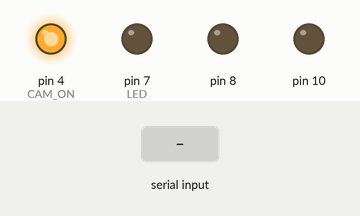
This sketch was run on a simulated Arduino Uno, built with avr-gcc and run on an emulated ATmega328P. On the bench: output pins drawn as LEDs (lit = HIGH). Dashed ring = blinking. The inputs (shaded band) are chosen by the test bench. Storage starts empty; what the sketch prints to the serial monitor is not drawn.

Above: at 8.8 s.
8.9 s: "!\n" received over the second serial link
At 9.41 s:
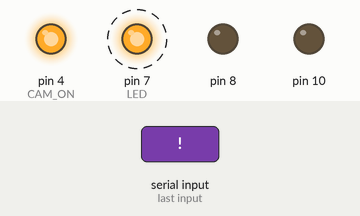
11.9 s: "S90\n" received over the second serial link
At 14.4 s:
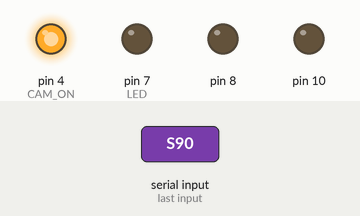
Timing chart, 0 to 15.9 s (numbered marks = the images above; inputs shaded):
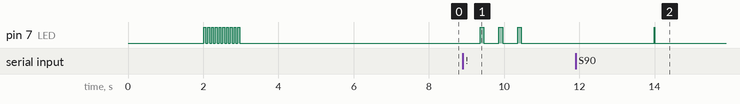

Measured:
- after the input at 8.9 s, pin 7 (LED): alternates HIGH for 0.10 s and LOW for 0.40 s, 6 changes in all, then stays LOW, starting after 0.46 s
- after the input at 11.9 s, pin 7 (LED): LOW → HIGH after 2.1 s, → LOW 0.01 s later

The sketch:

TaskCam_VC0706_Firmware.ino
```cpp
#include <SoftwareSerial.h>
#include <SPI.h>
#include <SD.h>

//#define DEBUG

// Pins
#define CAM_ON 4
#define ARDUINO_TX 2
#define ARDUINO_RX 3
#define LED 7

// Camera registers
#define VC0706_RESET  0x26
#define VC0706_GEN_VERSION 0x11
#define VC0706_SET_PORT 0x24
#define VC0706_READ_FBUF 0x32
#define VC0706_GET_FBUF_LEN 0x34
#define VC0706_FBUF_CTRL 0x36
#define VC0706_DOWNSIZE_CTRL 0x54
#define VC0706_DOWNSIZE_STATUS 0x55
#define VC0706_READ_DATA 0x30
#define VC0706_WRITE_DATA 0x31
#define VC0706_COMM_MOTION_CTRL 0x37
#define VC0706_COMM_MOTION_STATUS 0x38
#define VC0706_COMM_MOTION_DETECTED 0x39
#define VC0706_MOTION_CTRL 0x42
#define VC0706_MOTION_STATUS 0x43
#define VC0706_TVOUT_CTRL 0x44
#define VC0706_OSD_ADD_CHAR 0x45

#define VC0706_STOPCURRENTFRAME 0x0
#define VC0706_STOPNEXTFRAME 0x1
#define VC0706_RESUMEFRAME 0x3
#define VC0706_STEPFRAME 0x2

#define VC0706_640x480 0x00
#define VC0706_320x240 0x11
#define VC0706_160x120 0x22

#define VC0706_MOTIONCONTROL 0x0
#define VC0706_UARTMOTION 0x01
#define VC0706_ACTIVATEMOTION 0x01

#define VC0706_SET_ZOOM 0x52
#define VC0706_GET_ZOOM 0x53

#define CAMERABUFFSIZ 100
#define CAMERADELAY 10

// Camera low level function variables
uint8_t  serialNum;
uint8_t  camerabuff[CAMERABUFFSIZ + 1];
uint8_t  bufferLen;
uint16_t frameptr;

SoftwareSerial arduino(ARDUINO_TX, ARDUINO_RX);

int questionPositions[50];

String incomingCommand;

File myFile;

void setup() {
  pinMode(LED, OUTPUT);
  pinMode(CAM_ON, OUTPUT);
  digitalWrite(CAM_ON, HIGH);
  delay(2000);

  Serial.begin(38400);

  arduino.begin(9600);

  // Initialise SD card
  pinMode(10, OUTPUT);
  if (!SD.begin(10)) {
    digitalWrite(LED, HIGH);
    arduino.println(-2);
    while (1);
  }

  // Success LED
  for (int i = 0; i < 10; i++) {
    digitalWrite(LED, HIGH);
    delay(50);
    digitalWrite(LED, LOW);
    delay(50);
  }

  cam_reset();
  delay(2000);
  char *reply = cam_getVersion();
#ifdef DEBUG
  arduino.print("Camera version: ");
  arduino.println(reply);
#endif

  delay(2000);
  cam_setImageSize(VC0706_640x480);

  arduino.write('R');
}

void loop()
{
  while (arduino.available() > 0) {
    char inByte = arduino.read();
    //arduino.write(inByte);
    if (inByte == 0x0A) {
      processCommand(incomingCommand);
      incomingCommand = "";
    }
    else incomingCommand += (char)inByte;
  }
}

// Process incoming command from the Arduino.
void processCommand(String cmd) {
  if (cmd.charAt(0) == '?' ) arduino.println(getQuestion(cmd.substring(1).toInt()));
  else if (cmd.charAt(0) == '!') takePicture(cmd.substring(1).toInt());
  else if (cmd.charAt(0) == 'A') answerQuestion(cmd.substring(1).toInt());
  else if (cmd.charAt(0) == '$') arduino.println(getNumOfQuestions());
  else if (cmd.charAt(0) == 'S') sleep();
}

// Retrieve a question.
String getQuestion(int q) {
  String question;
  int currentQuestion = -1;

  myFile = SD.open("q.txt");

  if (!myFile) return "No questions found.";

  do {
    question = myFile.readStringUntil('\n');
    currentQuestion++;
  } while (currentQuestion != q);

  myFile.close();

  return question;
}

// Retrieve the total number of questions in the SD.
int getNumOfQuestions() {
  int result = 0;

  myFile = SD.open("q.txt");

  if (!myFile) return -1;

  //
  while (myFile.available()) {
    char inChar = myFile.read();
    if (inChar == '\n') {
      result++;
      questionPositions[result] = myFile.position();
    }
  }
  myFile.close();

  return result + 1;
}

// Mark a question as completed.
void answerQuestion(int q) {
  myFile = SD.open("q.txt", FILE_WRITE);
  char thisChar;
  char nextChar;

  myFile.seek(questionPositions[q]);
  nextChar = myFile.peek();
  myFile.print("#");

  while (myFile.available()) {
    thisChar = nextChar;
    nextChar = myFile.peek();
    myFile.print(thisChar);
  }
  myFile.close();

  // Call this to reindex the questions.
  getNumOfQuestions();
}

// Take a picture.
void takePicture(int q) {

  // Construct file name
  char filename[13];
  strcpy(filename, "Q00-00.JPG");
  for (int i = 0; i < 100; i++) {
    filename[1] = '0' + q / 10;
    filename[2] = '0' + q % 10;
    filename[4] = '0' + i / 10;
    filename[5] = '0' + i % 10;
    if (!SD.exists(filename)) {
      break;
    }
  }

  captureAndSave(filename);

  answerQuestion(q);

  digitalWrite(7, HIGH);
  delay(100);
  digitalWrite(7, LOW);
  delay(400);
  digitalWrite(7, HIGH);
  delay(100);
  digitalWrite(7, LOW);
  delay(400);
  digitalWrite(7, HIGH);
  delay(100);
  digitalWrite(7, LOW);
  delay(400);

  //disableCamera();

  cam_reset();
  delay(2000);
  char *reply = cam_getVersion();
  delay(500);
  cam_setImageSize(VC0706_640x480);

  arduino.println("R");
}

void captureAndSave(String filename) {

  // Take picture.

  if (!cam_takePicture()) {
#ifdef DEBUG
    arduino.println("Failed to take picture.");
#endif
  }
  else {
#ifdef DEBUG
    arduino.println("Picture taken.");
#endif
  }

  // Open file.
  File imgFile = SD.open(filename, FILE_WRITE);

  // Request JPEG length.
  uint16_t jpglen = cam_frameLength();
  uint16_t totalLength = jpglen;
  int percentDone = 0;
  int prevPercentDone = -1;
#ifdef DEBUG
  arduino.print("JPEG length: ");
  arduino.println(totalLength);
#endif

  // Write image data from camera to SD card.
  int32_t time = millis();
  pinMode(8, OUTPUT);

  byte wCount = 0;
  while (jpglen > 0) {
    // Read 64 bytes at a time;
    uint8_t *buffer;
    uint8_t bytesToRead = min(64, jpglen);
    buffer = cam_readPicture(bytesToRead);
    imgFile.write(buffer, bytesToRead);
    jpglen -= bytesToRead;
    percentDone = (float)(totalLength - jpglen) / totalLength * 100;
    if (percentDone != prevPercentDone) arduino.println(percentDone);
    prevPercentDone = percentDone;
  }

  // Close file.
  imgFile.close();

#ifdef DEBUG
  // Measure save time.
  time = millis() - time;
  arduino.println("done!");
  arduino.print(time); arduino.println(" ms elapsed");
#endif
}


void sleep() {
  digitalWrite(LED, HIGH);
  delay(10);
  digitalWrite(LED, LOW);
  //disableADC();
  //enableSleepMode();
  //disableBOD();
  //__asm__ __volatile__("sleep");
}

void disableCamera() {
  digitalWrite(CAM_ON, LOW);
  digitalWrite(0, LOW);
  digitalWrite(1, LOW);
}

void enableCamera() {
  digitalWrite(CAM_ON, HIGH);
}
```

Camera.ino
```cpp
// Low level camera commands ----------------------

void cam_sendCommand(uint8_t cmd, uint8_t args[] = 0, uint8_t argn = 0) {
  Serial.write((byte)0x56);
  Serial.write((byte)serialNum);
  Serial.write((byte)cmd);

  for (uint8_t i = 0; i < argn; i++) {
    Serial.write((byte)args[i]);
  }
}

uint8_t cam_readResponse(uint8_t numbytes, uint8_t timeout) {
  uint8_t counter = 0;
  bufferLen = 0;
  int avail;

  while ((timeout != counter) && (bufferLen != numbytes)) {
    avail = Serial.available();
    if (avail <= 0) {
      delay(1);
      counter++;
      continue;
    }
    counter = 0;
    // there's a byte!
    camerabuff[bufferLen++] = Serial.read();
  }

  return bufferLen;
}

boolean cam_verifyResponse(uint8_t command) {
  if ((camerabuff[0] != 0x76) ||
      (camerabuff[1] != serialNum) ||
      (camerabuff[2] != command) ||
      (camerabuff[3] != 0x0))
    return false;
  return true;

}

boolean cam_runCommand(uint8_t cmd, uint8_t *args, uint8_t argn, uint8_t resplen, boolean flushflag = true) {
  // flush out anything in the buffer?
  if (flushflag) {
    cam_readResponse(100, 10);
  }

  cam_sendCommand(cmd, args, argn);
  if (cam_readResponse(resplen, 200) != resplen)
    return false;
  if (! cam_verifyResponse(cmd))
    return false;
  return true;
}

// Camera control ---------------------------------

boolean cam_reset() {
  uint8_t args[] = {0x0};
  return cam_runCommand(VC0706_RESET, args, 1, 5);
}

char * cam_getVersion(void) {
  uint8_t args[] = {0x01};

  cam_sendCommand(VC0706_GEN_VERSION, args, 1);
  // get reply
  if (!cam_readResponse(CAMERABUFFSIZ, 200))
    return 0;
  camerabuff[bufferLen] = 0;  // end it!
  return (char *)camerabuff;  // return it!
}

boolean cam_setImageSize(uint8_t x) {
  uint8_t args[] = {0x05, 0x04, 0x01, 0x00, 0x19, x};

  return cam_runCommand(VC0706_WRITE_DATA, args, sizeof(args), 5);
}

uint8_t cam_getImageSize() {
  uint8_t args[] = {0x4, 0x4, 0x1, 0x00, 0x19};
  if (! cam_runCommand(VC0706_READ_DATA, args, sizeof(args), 6))
    return -1;

  return camerabuff[5];
}

boolean cam_frameBuffCtrl(uint8_t command) {
  uint8_t args[] = {0x1, command};
  return cam_runCommand(VC0706_FBUF_CTRL, args, sizeof(args), 5);
}

boolean cam_takePicture() {
  frameptr = 0;
  return cam_frameBuffCtrl(VC0706_STOPCURRENTFRAME);
}

uint32_t cam_frameLength(void) {
  uint8_t args[] = {0x01, 0x00};
  if (!cam_runCommand(VC0706_GET_FBUF_LEN, args, sizeof(args), 9))
    return 0;

  uint32_t len;
  len = camerabuff[5];
  len <<= 8;
  len |= camerabuff[6];
  len <<= 8;
  len |= camerabuff[7];
  len <<= 8;
  len |= camerabuff[8];

  return len;
}

uint8_t * cam_readPicture(uint8_t n) {
  uint8_t args[] = {0x0C, 0x0, 0x0A,
                    0, 0, frameptr >> 8, frameptr & 0xFF,
                    0, 0, 0, n,
                    CAMERADELAY >> 8, CAMERADELAY & 0xFF};

  if (! cam_runCommand(VC0706_READ_FBUF, args, sizeof(args), 5, false))
    return 0;


  // read into the buffer PACKETLEN!
  if (cam_readResponse(n+5, CAMERADELAY) == 0)
      return 0;


  frameptr += n;

  return camerabuff;
}
```
